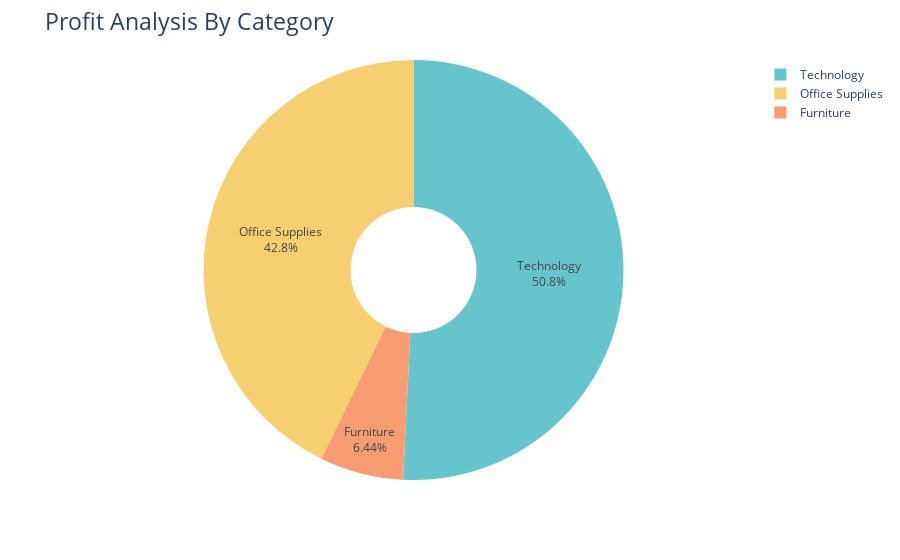

Write notebook code for a chart like this one.
### Code cell
profit_by_category = df.groupby('Category')['Profit'].sum().reset_index()
fig = px.pie(profit_by_category, 
             values = 'Profit',
             names = 'Category',
             hole = 0.3,
            color_discrete_sequence= px.colors.qualitative.Pastel)

fig.update_traces(textposition = 'inside', textinfo = 'percent+label')
fig.update_layout(title_text = 'Profit Analysis By Category', title_font = dict(size = 23))
fig.show()

### Figure 1 — Plotly figure (JSON) as saved in the notebook; plotly's stock layout.template omitted (floating-point values rounded to 4 significant figures)
{"data": [{"domain": {"x": [0, 1], "y": [0, 1]}, "hole": 0.3, "hovertemplate": "Category=%{label}<br>Profit=%{value}<extra></extra>", "labels": ["Furniture", "Office Supplies", "Technology"], "legendgroup": "", "name": "", "showlegend": true, "textinfo": "percent+label", "textposition": "inside", "type": "pie", "values": [18450.0, 122500.0, 145500.0]}], "layout": {"legend": {"tracegroupgap": 0}, "margin": {"t": 60}, "piecolorway": ["rgb(102, 197, 204)", "rgb(246, 207, 113)", "rgb(248, 156, 116)", "rgb(220, 176, 242)", "rgb(135, 197, 95)", "rgb(158, 185, 243)", "rgb(254, 136, 177)", "rgb(201, 219, 116)", "rgb(139, 224, 164)", "rgb(180, 151, 231)", "rgb(179, 179, 179)"], "title": {"font": {"size": 23}, "text": "Profit Analysis By Category"}}}
